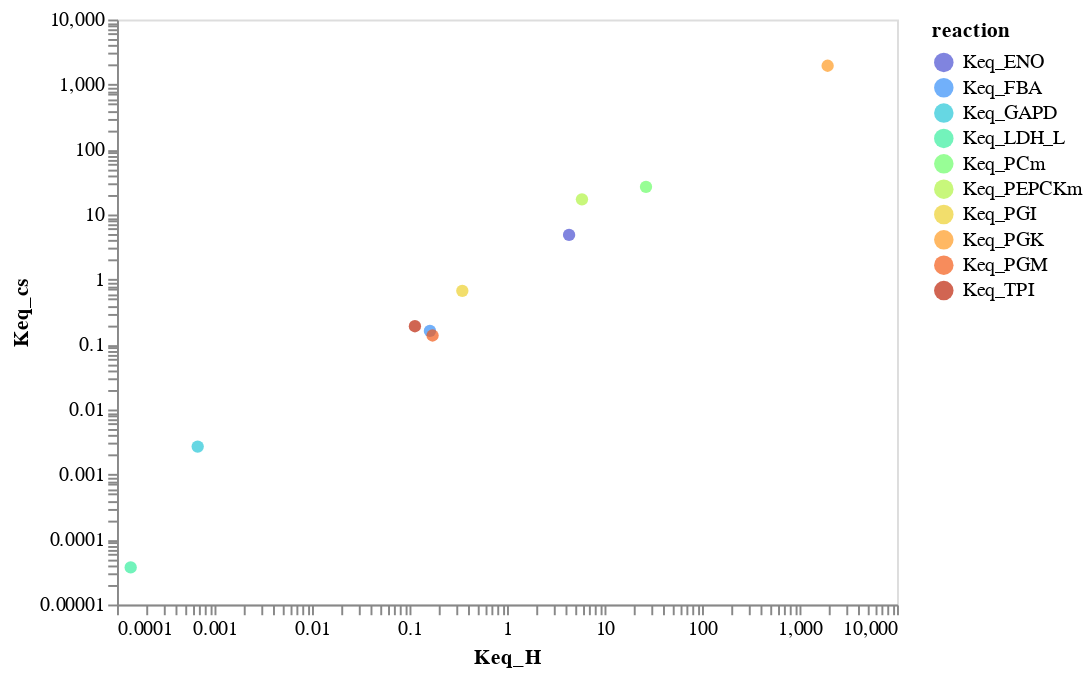

The cell this chart's notebook holds for it:
### Code cell
# scatter plot encodings shared by all marks
plot = alt.Chart(keq_info).mark_circle(size=40).encode(
    alt.X('Keq_H:Q', scale=alt.Scale(type ='log'),axis=alt.Axis(grid = False)),
    alt.Y('Keq_cs:Q', scale=alt.Scale(type ='log'),axis=alt.Axis(grid = False)),
    alt.Color('reaction:N',scale=alt.Scale(scheme='turbo')),
    tooltip = 'reaction:N'
).interactive()

# rule = (
#     alt.Chart().mark_rule(strokeDash=[12, 6], size=1).encode(x=1.150048e+05, y=1.150048e+05)
# )
plot
# +rule

### Figure 1 — Vega-Lite specification as saved in the notebook (floating-point values rounded to 4 significant figures)
{"config": {"view": {"continuousWidth": 400, "continuousHeight": 300}}, "data": {"name": "data-1a71e4032b5839af50016d4d4b84aaec"}, "mark": {"type": "circle", "size": 40}, "encoding": {"color": {"field": "reaction", "scale": {"scheme": "turbo"}, "type": "nominal"}, "tooltip": {"field": "reaction", "type": "nominal"}, "x": {"axis": {"grid": false}, "field": "Keq_H", "scale": {"type": "log"}, "type": "quantitative"}, "y": {"axis": {"grid": false}, "field": "Keq_cs", "scale": {"type": "log"}, "type": "quantitative"}}, "selection": {"selector003": {"type": "interval", "bind": "scales", "encodings": ["x", "y"]}}, "$schema": "https://vega.github.io/schema/vega-lite/v4.17.0.json", "datasets": {"data-1a71e4032b5839af50016d4d4b84aaec": [{"reaction": "Keq_PGI", "Keq_H": 0.348, "Keq_cs": 0.6686}, {"reaction": "Keq_FBP", "Keq_H": 115000.0, "Keq_cs": null}, {"reaction": "Keq_FBA", "Keq_H": 0.162, "Keq_cs": 0.162}, {"reaction": "Keq_TPI", "Keq_H": 0.1137, "Keq_cs": 0.1911}, {"reaction": "Keq_GAPD", "Keq_H": 0.0006724, "Keq_cs": 0.002692}, {"reaction": "Keq_PGK", "Keq_H": 1944.0, "Keq_cs": 1944.0}, {"reaction": "Keq_PGM", "Keq_H": 0.1724, "Keq_cs": 0.1375}, {"reaction": "Keq_ENO", "Keq_H": 4.332, "Keq_cs": 4.85}, {"reaction": "Keq_PEPCKm", "Keq_H": 5.872, "Keq_cs": 17.11}, {"reaction": "Keq_PCm", "Keq_H": 26.66, "Keq_cs": 26.66}, {"reaction": "Keq_LDH_L", "Keq_H": 0.0001382, "Keq_cs": 3.72e-05}, {"reaction": "Keq_ADK1", "Keq_H": 2.412e-235, "Keq_cs": null}, {"reaction": "Keq_G6PDH2r", "Keq_H": 17.1, "Keq_cs": null}, {"reaction": "Keq_PGL", "Keq_H": 24100.0, "Keq_cs": null}, {"reaction": "Keq_GND", "Keq_H": 17.17, "Keq_cs": null}, {"reaction": "Keq_RPI", "Keq_H": 0.1761, "Keq_cs": null}, {"reaction": "Keq_RPE", "Keq_H": 3.719, "Keq_cs": null}, {"reaction": "Keq_TKT1", "Keq_H": 1.788, "Keq_cs": null}, {"reaction": "Keq_TKT2", "Keq_H": 52.46, "Keq_cs": null}, {"reaction": "Keq_TALA", "Keq_H": 1.386, "Keq_cs": null}, {"reaction": "Keq_G6PP", "Keq_H": 33740.0, "Keq_cs": null}, {"reaction": "Keq_Htm", "Keq_H": 1.0, "Keq_cs": null}, {"reaction": "Keq_NADPHM", "Keq_H": 1000000.0, "Keq_cs": null}, {"reaction": "Keq_HEX1", "Keq_H": null, "Keq_cs": 4959.0}, {"reaction": "Keq_PFK", "Keq_H": null, "Keq_cs": 1455.0}, {"reaction": "Keq_PYK", "Keq_H": null, "Keq_cs": 10330.0}, {"reaction": "Keq_PYRt2m", "Keq_H": null, "Keq_cs": 1.269}, {"reaction": "Keq_ATPM", "Keq_H": null, "Keq_cs": 1000000.0}, {"reaction": "Keq_PEPtm", "Keq_H": null, "Keq_cs": 1.0}, {"reaction": "Keq_EX_glc__D_c", "Keq_H": null, "Keq_cs": 1.0}, {"reaction": "Keq_EX_h2o_c", "Keq_H": null, "Keq_cs": 0.3679}, {"reaction": "Keq_EX_h_c", "Keq_H": null, "Keq_cs": 0.3679}, {"reaction": "Keq_EX_lac__L_c", "Keq_H": null, "Keq_cs": 55.63}, {"reaction": "Keq_EX_hco3_m", "Keq_H": null, "Keq_cs": 1.0}, {"reaction": "Keq_EX_gtp_m", "Keq_H": null, "Keq_cs": 0.3433}, {"reaction": "Keq_EX_gdp_m", "Keq_H": null, "Keq_cs": 2.913}, {"reaction": "Keq_EX_co2_m", "Keq_H": null, "Keq_cs": 2.913}, {"reaction": "Keq_EX_h_m", "Keq_H": null, "Keq_cs": 2.718}, {"reaction": "Keq_EX_pi_m", "Keq_H": null, "Keq_cs": 6041.0}, {"reaction": "Keq_EX_adp_m", "Keq_H": null, "Keq_cs": 18.39}, {"reaction": "Keq_EX_atp_m", "Keq_H": null, "Keq_cs": 1.0}]}}
